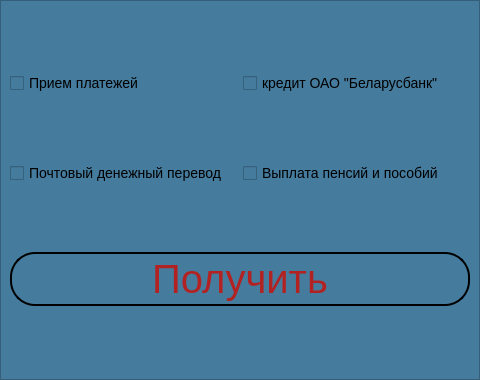
<?xml version="1.0" encoding="UTF-8"?>
<ui version="4.0">
 <class>Form</class>
 <widget class="QWidget" name="Form">
  <property name="geometry">
   <rect>
    <x>0</x>
    <y>0</y>
    <width>480</width>
    <height>380</height>
   </rect>
  </property>
  <property name="minimumSize">
   <size>
    <width>480</width>
    <height>320</height>
   </size>
  </property>
  <property name="maximumSize">
   <size>
    <width>1280</width>
    <height>720</height>
   </size>
  </property>
  <property name="font">
   <font>
    <family>Calibri</family>
    <pointsize>16</pointsize>
    <stylestrategy>PreferAntialias</stylestrategy>
   </font>
  </property>
  <property name="cursor">
   <cursorShape>ArrowCursor</cursorShape>
  </property>
  <property name="windowTitle">
   <string>Белпочта</string>
  </property>
  <property name="styleSheet">
   <string notr="true">background-color: #457b9d;</string>
  </property>
  <layout class="QVBoxLayout" name="verticalLayout">
   <property name="spacing">
    <number>0</number>
   </property>
   <property name="leftMargin">
    <number>0</number>
   </property>
   <property name="topMargin">
    <number>0</number>
   </property>
   <property name="rightMargin">
    <number>0</number>
   </property>
   <property name="bottomMargin">
    <number>0</number>
   </property>
   <item>
    <widget class="QFrame" name="frame">
     <property name="styleSheet">
      <string notr="true">QCheckBox {
font-family: &quot;Arial&quot;;
font-size: 14px;
font-style: bold;

}
QPushButton{
bacground-color: #a8dadc;
border: solid;
border-width: 2px;
vorder-color: #1d3557;
border-radius: 25px;
height: 50px;
font-family: &quot;Arial&quot;;
font-size: 40px;
font-style: bold;
color: #B22222;
}</string>
     </property>
     <property name="frameShape">
      <enum>QFrame::StyledPanel</enum>
     </property>
     <property name="frameShadow">
      <enum>QFrame::Raised</enum>
     </property>
     <layout class="QGridLayout" name="gridLayout">
      <item row="1" column="1">
       <widget class="QCheckBox" name="checkBox_4">
        <property name="text">
         <string>Выплата пенсий и пособий</string>
        </property>
       </widget>
      </item>
      <item row="1" column="0">
       <widget class="QCheckBox" name="checkBox_3">
        <property name="text">
         <string>Почтовый денежный перевод</string>
        </property>
       </widget>
      </item>
      <item row="0" column="0">
       <widget class="QCheckBox" name="checkBox">
        <property name="text">
         <string>Прием платежей</string>
        </property>
       </widget>
      </item>
      <item row="0" column="1">
       <widget class="QCheckBox" name="checkBox_2">
        <property name="text">
         <string>кредит ОАО &quot;Беларусбанк&quot;</string>
        </property>
       </widget>
      </item>
      <item row="2" column="0" colspan="2">
       <widget class="QPushButton" name="pushButton">
        <property name="text">
         <string>Получить</string>
        </property>
       </widget>
      </item>
     </layout>
    </widget>
   </item>
  </layout>
 </widget>
 <resources/>
 <connections/>
</ui>
